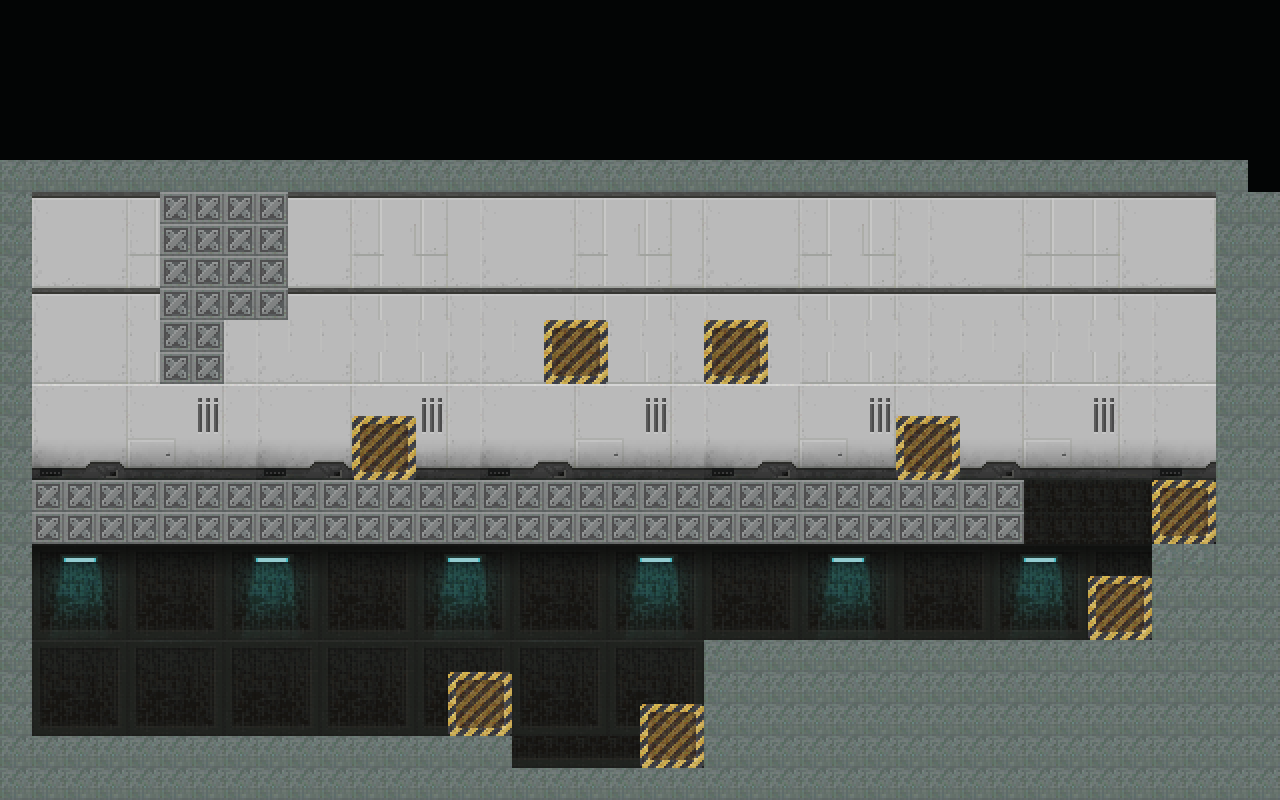

This is a level from a 2D game, rendered from its Tiled map with the project's own tilesets. A one-line summary and the complete map file follow:
An orthogonal 40x25 tile map with 32x32 px tiles, 2 tile layers (ParallaxBg, Background).

<map version="1.0" orientation="orthogonal" renderorder="right-down" width="40" height="25" tilewidth="32" tileheight="32" nextobjectid="1">
 <tileset firstgid="1" name="scifi_platformTiles_32x32" tilewidth="32" tileheight="32" tilecount="805" columns="35">
  <image source="../imagens/scifi_platformTiles_32x32.png" width="1120" height="736" />
 </tileset>
 <layer name="ParallaxBg" width="40" height="25">
  <data encoding="csv">
292,292,292,292,292,292,292,292,292,292,292,292,292,292,292,292,292,292,292,292,292,292,292,292,292,292,292,292,292,292,292,292,292,292,292,292,292,292,292,292,
292,292,292,292,292,292,292,292,292,292,292,292,292,292,292,292,292,292,292,292,292,292,292,292,292,292,292,292,292,292,292,292,292,292,292,292,292,292,292,292,
292,292,292,292,292,292,292,292,292,292,292,292,292,292,292,292,292,292,292,292,292,292,292,292,292,292,292,292,292,292,292,292,292,292,292,292,292,292,292,292,
292,292,292,292,292,292,292,292,292,292,292,292,292,292,292,292,292,292,292,292,292,292,292,292,292,292,292,292,292,292,292,292,292,292,292,292,292,292,292,292,
292,292,292,292,292,292,292,292,292,292,292,292,292,292,292,292,292,292,292,292,292,292,292,292,292,292,292,292,292,292,292,292,292,292,292,292,292,292,292,292,
292,292,292,292,292,292,292,292,292,292,292,292,292,292,292,292,292,292,292,292,292,292,292,292,292,292,292,292,292,292,292,292,292,292,292,292,292,292,292,292,
292,246,247,248,249,250,251,246,246,247,248,249,250,251,247,246,247,248,249,250,251,248,246,247,248,249,250,251,246,246,247,248,249,250,251,246,247,248,249,250,
292,281,282,283,319,283,321,281,281,282,283,319,283,321,282,281,282,283,319,283,321,283,281,282,283,319,283,321,281,281,282,283,319,320,321,281,282,283,319,320,
292,316,317,318,319,320,321,316,316,317,318,319,320,321,317,316,317,318,319,320,321,318,316,317,318,319,320,321,316,316,317,318,319,320,321,316,317,318,319,320,
292,246,247,248,249,250,251,252,246,247,248,249,250,251,252,246,247,248,249,250,251,252,246,247,248,249,250,251,252,246,247,248,249,250,251,252,246,247,248,249,
292,281,282,283,287,287,287,287,287,287,287,287,287,287,287,287,287,287,287,287,287,287,287,282,287,287,287,287,287,287,287,287,287,287,287,287,281,282,283,287,
292,316,317,318,319,320,321,322,316,317,318,319,320,321,322,316,317,318,319,320,321,322,287,287,287,319,320,321,322,316,317,318,319,320,321,322,316,317,318,319,
292,351,352,353,354,355,356,357,351,352,353,354,355,356,357,351,352,353,354,355,356,357,351,352,353,354,355,356,357,351,352,353,354,355,356,357,351,352,353,354,
292,386,387,388,389,390,391,392,386,387,388,389,390,391,392,386,387,388,389,390,391,392,386,387,388,389,390,391,392,386,387,388,389,390,391,392,386,387,388,389,
292,421,422,423,424,425,426,427,421,422,423,424,425,426,427,421,422,423,424,425,426,427,421,422,423,424,425,426,427,421,422,423,424,425,426,427,421,422,423,424,
292,600,600,600,600,600,600,600,600,600,600,600,600,600,600,600,600,600,600,600,600,600,600,600,600,600,600,600,600,708,708,600,600,600,600,708,708,708,708,708,
292,600,600,600,600,600,600,600,600,600,600,600,600,600,600,600,600,600,600,600,600,600,600,600,600,600,600,600,600,600,600,600,600,600,600,708,708,708,708,708,
292,561,562,563,564,565,566,567,568,569,570,571,572,561,562,563,564,565,566,567,568,569,570,571,572,561,562,563,564,565,566,567,568,569,570,571,572,564,565,566,
292,596,597,598,599,600,601,602,603,604,605,606,607,596,597,598,599,600,601,602,603,604,605,606,607,596,597,598,599,600,601,602,603,604,605,606,607,599,600,601,
292,631,632,633,634,635,636,637,638,639,640,641,642,631,632,633,634,635,636,637,638,639,640,641,642,631,632,633,634,635,636,637,638,639,640,641,642,634,635,636,
292,666,667,668,669,670,671,672,673,674,672,673,674,666,667,668,669,670,671,672,673,674,672,673,674,672,673,674,672,673,674,672,673,674,672,673,674,564,565,566,
292,701,702,703,704,705,706,707,708,709,704,705,706,701,702,703,704,705,706,707,708,709,704,705,706,707,708,709,707,708,709,707,708,709,707,708,709,599,600,601,
292,736,737,738,739,740,741,742,743,744,739,740,741,736,737,738,739,740,741,742,743,744,739,740,741,742,743,744,742,743,744,742,743,744,742,743,744,634,635,636,
292,742,743,743,743,743,743,743,743,743,743,743,743,743,743,743,743,743,743,743,743,743,743,743,743,743,743,743,743,743,743,743,743,743,743,743,743,743,743,744,
292,292,292,292,292,292,292,292,292,292,292,292,292,292,292,292,292,292,292,292,292,292,292,292,292,292,292,292,292,292,292,292,292,292,292,292,292,292,292,292
</data>
 </layer>
 <layer name="Background" width="40" height="25">
  <data encoding="csv">
0,0,0,0,0,0,0,0,0,0,0,0,0,0,0,0,0,0,0,0,0,0,0,0,0,0,0,0,0,0,0,0,0,0,0,0,0,0,0,0,
0,0,0,0,0,0,0,0,0,0,0,0,0,0,0,0,0,0,0,0,0,0,0,0,0,0,0,0,0,0,0,0,0,0,0,0,0,0,0,0,
0,0,0,0,0,0,0,0,0,0,0,0,0,0,0,0,0,0,0,0,0,0,0,0,0,0,0,0,0,0,0,0,0,0,0,0,0,0,0,0,
0,0,0,0,0,0,0,0,0,0,0,0,0,0,0,0,0,0,0,0,0,0,0,0,0,0,0,0,0,0,0,0,0,0,0,0,0,0,0,0,
0,0,0,0,0,0,0,0,0,0,0,0,0,0,0,0,0,0,0,0,0,0,0,0,0,0,0,0,0,0,0,0,0,0,0,0,0,0,0,0,
61,61,61,61,61,61,61,61,61,61,61,61,61,61,61,61,61,61,61,61,61,61,61,61,61,61,61,61,61,61,61,61,61,61,61,61,61,61,61,0,
61,0,0,0,0,179,179,179,179,0,0,0,0,0,0,0,0,0,0,0,0,0,0,0,0,0,0,0,0,0,0,0,0,0,0,0,0,0,61,61,
61,0,0,0,0,179,179,179,179,0,0,0,0,0,0,0,0,0,0,0,0,0,0,0,0,0,0,0,0,0,0,0,0,0,0,0,0,0,61,61,
61,0,0,0,0,179,179,179,179,0,0,0,0,0,0,0,0,0,0,0,0,0,0,0,0,0,0,0,0,0,0,0,0,0,0,0,0,0,61,61,
61,0,0,0,0,179,179,179,179,0,0,0,0,0,0,0,0,0,0,0,0,0,0,0,0,0,0,0,0,0,0,0,0,0,0,0,0,0,61,61,
61,0,0,0,0,179,179,0,0,0,0,0,0,0,0,0,0,146,147,0,0,0,146,147,0,0,0,0,0,0,0,0,0,0,0,0,0,0,61,61,
61,0,0,0,0,179,179,0,0,0,0,0,0,0,0,0,0,181,182,0,0,0,181,182,0,0,0,0,0,0,0,0,0,0,0,0,0,0,61,61,
61,0,0,0,0,0,0,0,0,0,0,0,0,0,0,0,0,0,0,0,0,0,0,0,0,0,0,0,0,0,0,0,0,0,0,0,0,0,61,61,
61,0,0,0,0,0,0,0,0,0,0,146,147,0,0,0,0,0,0,0,0,0,0,0,0,0,0,0,146,147,0,0,0,0,0,0,0,0,61,61,
61,0,0,0,0,0,0,0,0,0,0,181,182,0,0,0,0,0,0,0,0,0,0,0,0,0,0,0,181,182,0,0,0,0,0,0,0,0,61,61,
61,179,179,179,179,179,179,179,179,179,179,179,179,179,179,179,179,179,179,179,179,179,179,179,179,179,179,179,179,179,179,179,0,0,0,0,299,301,61,61,
61,179,179,179,179,179,179,179,179,179,179,179,179,179,179,179,179,179,179,179,179,179,179,179,179,179,179,179,179,179,179,179,0,0,0,0,369,371,61,61,
61,0,0,0,0,0,0,0,0,0,0,0,0,0,0,0,0,0,0,0,0,0,0,0,0,0,0,0,0,0,0,0,0,0,0,0,128,128,61,61,
61,0,0,0,0,0,0,0,0,0,0,0,0,0,0,0,0,0,0,0,0,0,0,0,0,0,0,0,0,0,0,0,0,0,146,147,61,61,61,61,
61,0,0,0,0,0,0,0,0,0,0,0,0,0,0,0,0,0,0,0,0,0,0,0,0,0,0,0,0,0,0,0,0,0,181,182,61,61,61,61,
61,0,0,0,0,0,0,0,0,0,0,0,0,0,0,0,0,0,0,0,0,0,61,61,61,61,61,61,61,61,61,61,61,61,61,61,61,61,61,61,
61,0,0,0,0,0,0,0,0,0,0,0,0,0,146,147,0,0,0,0,0,0,61,61,61,61,61,61,61,61,61,61,61,61,61,61,61,61,61,61,
61,0,0,0,0,0,0,0,0,0,0,0,0,0,181,182,0,0,0,0,146,147,61,61,61,61,61,61,61,61,61,61,61,61,61,61,61,61,61,61,
61,61,61,61,61,61,61,61,61,61,61,61,61,61,61,61,0,0,0,0,181,182,61,61,61,61,61,61,61,61,61,61,61,61,61,61,61,61,61,61,
61,61,61,61,61,61,61,61,61,61,61,61,61,61,61,61,61,61,61,61,61,61,61,61,61,61,61,61,61,61,61,61,61,61,61,61,61,61,61,61
</data>
 </layer>
</map>
